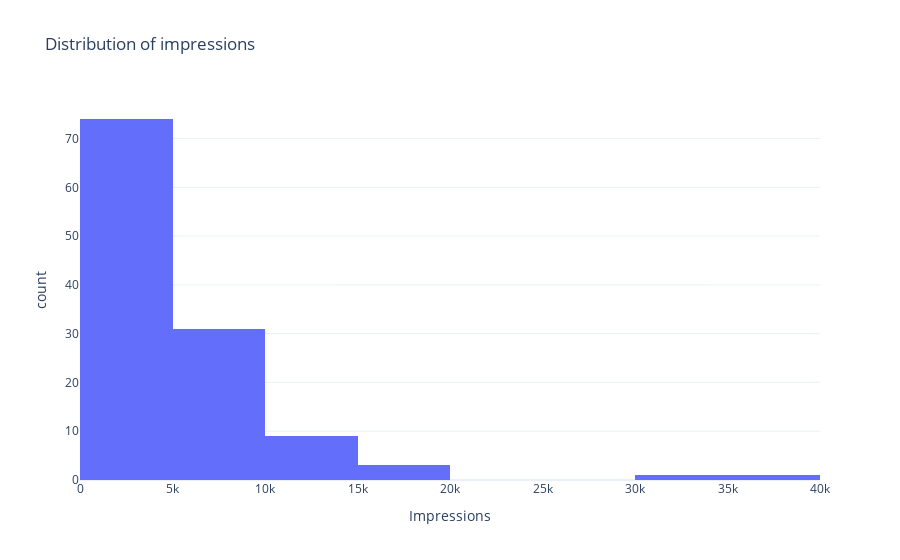

The code cell stored with this chart in its notebook:
### Markdown cell above
**Question no: 4**

### Code cell
fig = px.histogram(data, x='Impressions', nbins=10, title= "Distribution of impressions")
fig.show()

### Figure 1 — Plotly figure (JSON) as saved in the notebook; plotly's stock layout.template omitted (floating-point values rounded to 4 significant figures)
{"data": [{"alignmentgroup": "True", "bingroup": "x", "hovertemplate": "Impressions=%{x}<br>count=%{y}<extra></extra>", "legendgroup": "", "marker": {"color": "#636efa", "pattern": {"shape": ""}}, "name": "", "nbinsx": 10, "offsetgroup": "", "orientation": "v", "showlegend": false, "type": "histogram", "x": [3920, 5394, 4021, 4528, 2518, 3884, 2621, 3541, 3749, 4115, 2218, 3234, 4344, 3216, 9453, 5055, 4002, 3169, 6168, 2407, 2064, 3973, 7281, 3052, 4628, 4082, 5394, 2766, 3924, 3015, 6666, 3854, 4355, 4343, 6108, 2523, 2327, 3990, 2191, 1941, 16062, 4998, 4289, 3880, 3786, 4298, 3630, 2826, 7407, 10386, 2998, 7018, 2941, 6432, 10667, 3988, 4978, 3388, 4467, 3246, 5072, 6339, 4239, 3454, 7571, 3333, 3818, 10933, 5058, 3601, 3480, 3525, 3606, 5542, 6559, 3623, 10493, 4446, 2957, 5538, 4681, 5273, 5055, 4002, 3169, 6168, 2407, 3630, 2826, 7407, 10386, 2998, 3052, 4628, 4082, 5394, 2766, 3924, 3015, 5409, 5323, 8001, 4150, 4609, 6348, 11068, 7231, 17396, 6814, 17713, 5563, 4842, 11149, 10206, 13700, 5731, 4139, 32695, 36919], "xaxis": "x", "yaxis": "y"}], "layout": {"barmode": "relative", "legend": {"tracegroupgap": 0}, "title": {"text": "Distribution of impressions"}, "xaxis": {"anchor": "y", "domain": [0, 1], "title": {"text": "Impressions"}}, "yaxis": {"anchor": "x", "domain": [0, 1], "title": {"text": "count"}}}}
